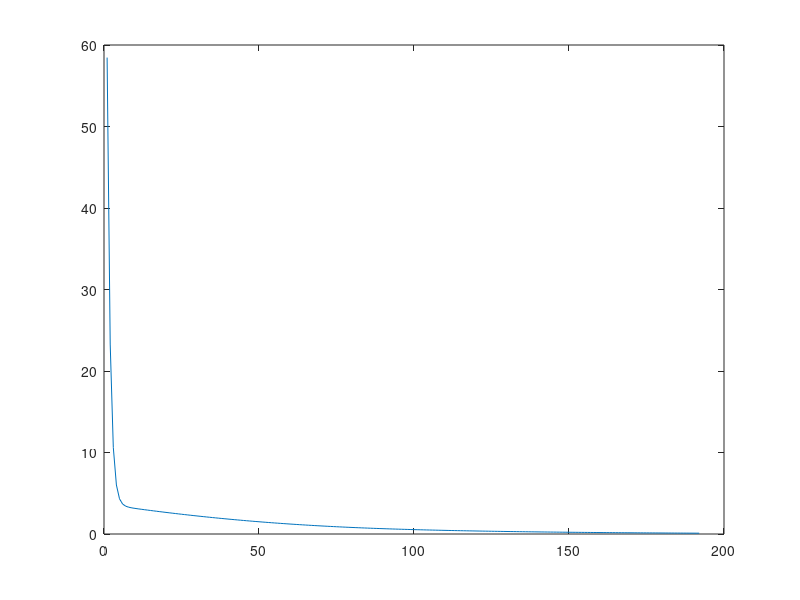

Write MATLAB code to recreate this figure.
function [xi,yi]=gdsolver(fx,dfx,x0)
% GDSOLVER demostrates gradient descent algorithm on Wikipedia
    
if nargin<1
  fx{1}=@(x) 3*x(1)-cos(x(2)*x(3))-1.5;
  fx{2}=@(x) 4*x(1)*x(1)-625*x(2)*x(2)+2*x(2)-1;
  fx{3}=@(x) exp(-x(1)*x(2))+20*x(3)+(10*pi-3)/3.;
  dfx{1}=@(x) [3,sin(x(2)*x(3))*x(3),sin(x(2)*x(3))*x(2)];
  dfx{2}=@(x) [8*x(1),-1250*x(2)+2,0];
  dfx{3}=@(x) [-x(2)*exp(-x(1)*x(2)),-x(1)*exp(-x(1)*x(2)),20];
  x0=zeros([3,1]);
end

Gx=@(x,fx) (cellfun(@(c) c(x),fx))';      % `Gx(x0,fx)` - nonlinear system
Fx=@(x,Gx,fx) .5*Gx(x,fx).*Gx(x,fx);      % `Fx(x0,Gx,fx)` - objective function
J_G=@(x,dfx) cell2mat(cellfun(@(c) (c(x))',dfx,'uniformoutput',false)); % `J_G(x0,dfx)`
dFx=@(x,J_G,dfx,Gx,fx) (J_G(x,dfx))'*Gx(x,fx); % `dFx(x0,J_G,dfx,Gx,fx)` - derivative

% parameters
gamma=1e-3;
epsilon=0.1;
maxiter=1000;

% initialize
if ~exist('x0','var'),x0=zeros([length(fx),1]);end
xi=x0;
yi=sum(Fx(xi,Gx,fx)); % eval objective
iter=2;

% start iteration
while iter<maxiter && yi(end)>epsilon
xi=xi-gamma*dFx(xi,J_G,dfx,Gx,fx);
yi(iter)=sum(Fx(xi,Gx,fx)); % eval objective
iter=iter+1;
end
plot(yi);yi=yi(end);

end

